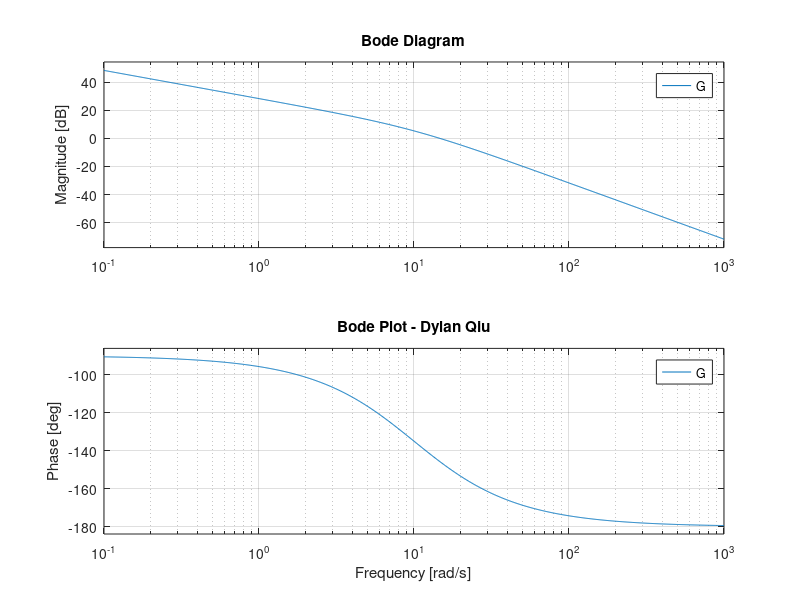
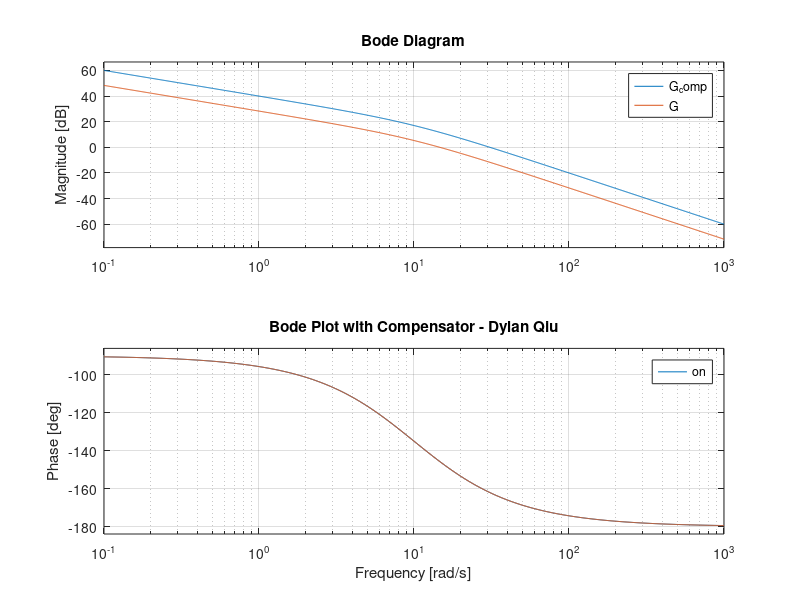
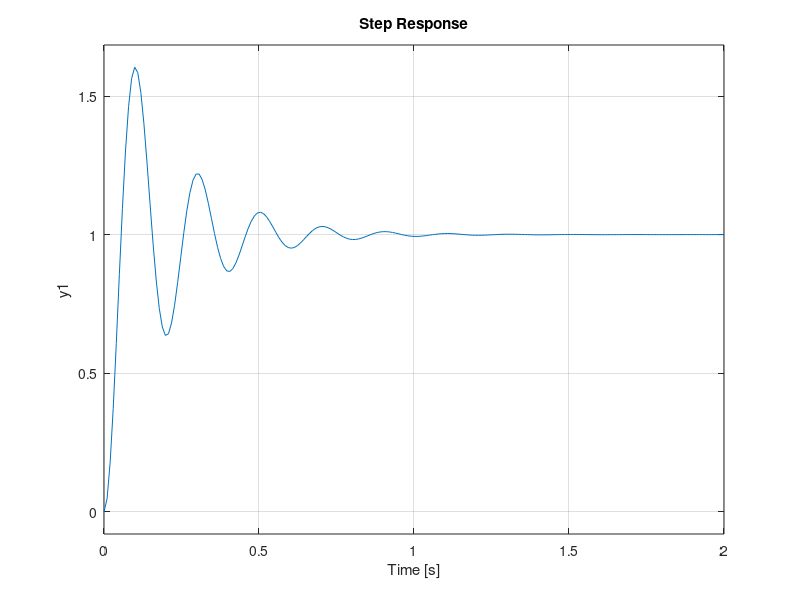
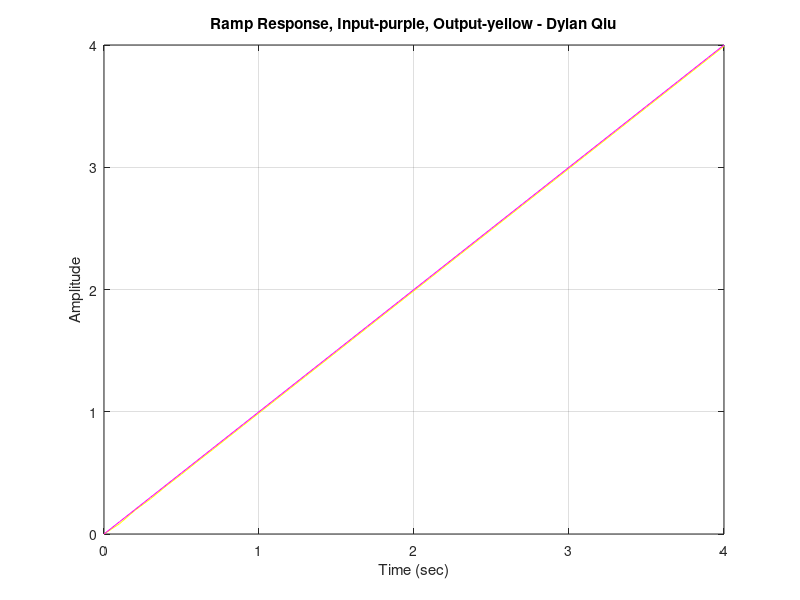

The MATLAB script that drew these images, in order: (Note: this script raises an error after producing the figures.)
% Dylan Qiu ME 351 HW 5
clc; clear; close all;

% part a
%subplot(2,2,1);
figure(1);
s = tf('s');
num = 26;
den = [1/10, 1, 0];
G = tf(num,den);
margin(G);
grid on;
bode(G);
title('Bode Plot - Dylan Qiu');

%part d 
figure(2);
%subplot(2,2,2);
kp = 100 / 26; % new compensator gain
G_comp = tf(kp*num,den);
bode(G_comp, G);
legend on;
title('Bode Plot with Compensator - Dylan Qiu');

% Part e
figure(3);
G_step = feedback(kp * G,1);
step(G_step)

% Part f
figure(4);
%C = (s+z)/(s+p); %lag compensator 
C = 1; % run this line to get only Kp
T = feedback(G * kp,1);
t = 0:0.1:4;
u = t;
[y,t,x] = lsim(T,u,t);
plot(t,y,'y',t,u,'m')
xlabel('Time (sec)')
ylabel('Amplitude')
grid on;
title('Ramp Response, Input-purple, Output-yellow - Dylan Qiu')
%title('Ramp Response with Kp - Dylan Qiu');

% Part G
figure(5);
OS_max = 20;  % percent
zeta_min = sqrt((log(OS_max/100))^2 / (pi^2 + (log(OS_max/100))^2));
pm = 100 * zeta_min; 

[~, ~, ~, Wcp_uncomp] = margin(G);
Wcp_comp = 2 * Wcp_uncomp; % new crossover frequency
[mag_wcp, phase_wcp] = bode(G, Wcp_comp);
fprintf('Desired compensated crossover freq: %.4f rad/s\n', Wcp_comp);

p_max = pm - (180 + phase_wcp) + 5;
phi_max = p_max * pi/180;
alpha = (1 - sin(phi_max))/(1 + sin(phi_max));
z = Wcp_comp * sqrt(alpha);
p = z / alpha;

fprintf('mag_wcp %.4f, phase_wcp %.4f\n', mag_wcp, phase_wcp);
Kc = 1 / (mag_wcp * sqrt(alpha));
fprintf('Compensator gain Kc: %.4f\n', Kc);
Comp = tf(Kc*[1,z], [1,p]);
fprintf('\nLead Compensator: Gc(s) = %.4f * (s + %.4f)/(s + %.4f)\n', Kc, z, p);
G_lead = G * Comp ;
bode(G_lead,G,G_comp);
legend on;
title('Bode Plot Comparison - Dylan Qiu');
[Gm_comp, Pm_comp, Wcg_comp, Wcp_comp_actual] = margin(G_lead);

fprintf('Phase Margin: %.2f degrees\n', Pm_comp);
fprintf('Gain Margin: %.2f dB\n', 20*log10(Gm_comp));
fprintf('Crossover Frequency: %.4f rad/s\n', Wcp_comp_actual);
G_step_comp= feedback(G* Comp,1);
figure(6);
step(G_step, 'r', G_step_comp, 'g');
legend on;
grid on;
title('Lead Compensated Step Response - Dylan Qiu');

figure(7);
%C = (s+z)/(s+p); %lag compensator 
%C = 1; % run this line to get only Kp
%T = feedback(G * kp,1);
t1 = 0:0.1:4;
u1 = t1;
T = feedback(G_lead,1);
[y1,t1,x1] = lsim(T,u1,t1);
plot(t1,y1,'y',t1,u1,'m')
xlabel('Time (sec)')
ylabel('Amplitude')
grid on;
title('Ramp Response, Input-purple, Output-yellow - Dylan Qiu')
%title('Ramp Response with Kp - Dylan Qiu');

ess_comp = 1 / (Kc * kp * 26);
fprintf('Steady-state error to ramp: %.6f (Required: < 0.01)\n', ess_comp);
fprintf('SS error spec met: %s\n', string(ess_comp < 0.01));

fprintf('Bandwidth: %.4f rad/s\n', bandwidth(G_lead));
